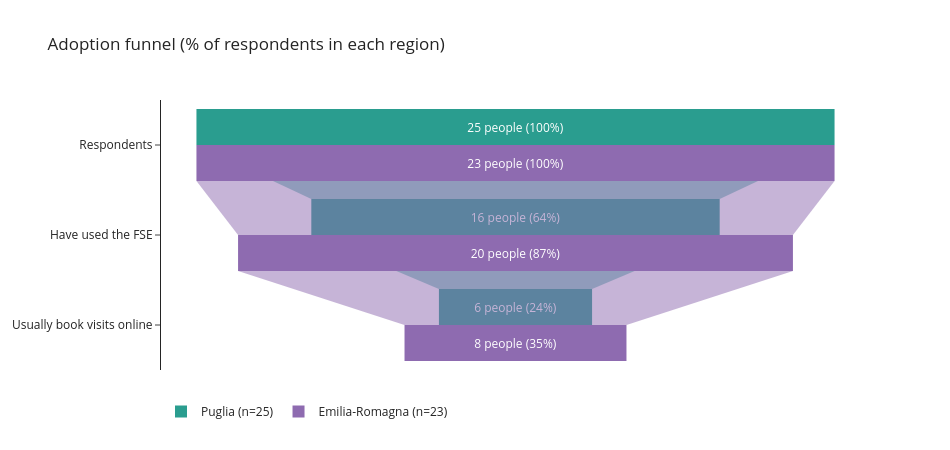

Notebook code cell kept with this figure:
### Code cell
REGION_COLORS = {"Puglia": "#2a9d8f", "Emilia-Romagna": "#8e6bb0"}
steps = ["Respondents", "Have used the FSE", "Usually book visits online"]

fig = go.Figure()
for r in ["Puglia", "Emilia-Romagna"]:
    d = df[df["region"] == r]
    vals = [
        len(d),
        (d["used_fse"] == "Si").sum(),
        (d["booking_channel"] == "Tramite il portale online").sum(),
    ]
    pct = [v / vals[0] * 100 for v in vals]
    fig.add_trace(go.Funnel(
        name=f"{r} (n={vals[0]})", y=steps, x=pct,
        text=[f"{v} people ({p:.0f}%)" for v, p in zip(vals, pct)], textinfo="text",
        marker_color=REGION_COLORS[r],
        hovertemplate="%{y}<br>%{text}<extra></extra>",
    ))

fig.update_layout(funnelmode="group", height=450, width=950, template="simple_white",
                  title="Adoption funnel (% of respondents in each region)",
                  legend=dict(orientation="h", y=-0.1))
fig.show()

### Figure 1 — Plotly figure (JSON) as saved in the notebook; plotly's stock layout.template omitted (floating-point values rounded to 4 significant figures)
{"data": [{"hovertemplate": "%{y}<br>%{text}<extra></extra>", "marker": {"color": "#2a9d8f"}, "name": "Puglia (n=25)", "text": ["25 people (100%)", "16 people (64%)", "6 people (24%)"], "textinfo": "text", "type": "funnel", "x": [100, 64, 24], "y": ["Respondents", "Have used the FSE", "Usually book visits online"]}, {"hovertemplate": "%{y}<br>%{text}<extra></extra>", "marker": {"color": "#8e6bb0"}, "name": "Emilia-Romagna (n=23)", "text": ["23 people (100%)", "20 people (87%)", "8 people (35%)"], "textinfo": "text", "type": "funnel", "x": [100, 86.96, 34.78], "y": ["Respondents", "Have used the FSE", "Usually book visits online"]}], "layout": {"funnelmode": "group", "height": 450, "legend": {"orientation": "h", "y": -0.1}, "title": {"text": "Adoption funnel (% of respondents in each region)"}, "width": 950}}
